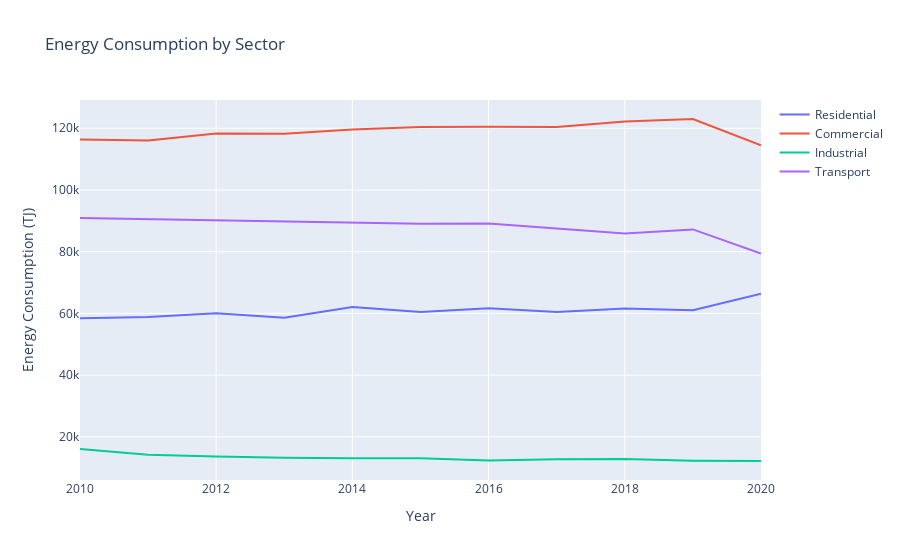

Notebook code for this chart:
### Code cell
# Line plot for 'Energy Consumption by Sector'
fig = go.Figure()
fig.add_trace(go.Scatter(x=df_energy_sector['Year'], y=df_energy_sector['Residential (Unit : Terajoule)'], mode='lines', name='Residential'))
fig.add_trace(go.Scatter(x=df_energy_sector['Year'], y=df_energy_sector['Commercial (Unit : Terajoule)'], mode='lines', name='Commercial'))
fig.add_trace(go.Scatter(x=df_energy_sector['Year'], y=df_energy_sector['Industrial (Unit : Terajoule)'], mode='lines', name='Industrial'))
fig.add_trace(go.Scatter(x=df_energy_sector['Year'], y=df_energy_sector['Transport (Unit : Terajoule)'], mode='lines', name='Transport'))
fig.update_layout(title='Energy Consumption by Sector', xaxis_title='Year', yaxis_title='Energy Consumption (TJ)')
fig.show()

### Figure 1 — Plotly figure (JSON) as saved in the notebook; plotly's stock layout.template omitted (floating-point values rounded to 4 significant figures)
{"data": [{"mode": "lines", "name": "Residential", "type": "scatter", "x": [2010, 2011, 2012, 2013, 2014, 2015, 2016, 2017, 2018, 2019, 2020], "y": [58396, 58857, 60037, 58582, 62103, 60439, 61704, 60476, 61557, 61022, 66416]}, {"mode": "lines", "name": "Commercial", "type": "scatter", "x": [2010, 2011, 2012, 2013, 2014, 2015, 2016, 2017, 2018, 2019, 2020], "y": [116391, 116013, 118330, 118209, 119617, 120419, 120460, 120410, 122222, 123005, 114513]}, {"mode": "lines", "name": "Industrial", "type": "scatter", "x": [2010, 2011, 2012, 2013, 2014, 2015, 2016, 2017, 2018, 2019, 2020], "y": [16053, 14155, 13655, 13204, 13028, 13054, 12294, 12722, 12829, 12274, 12162]}, {"mode": "lines", "name": "Transport", "type": "scatter", "x": [2010, 2011, 2012, 2013, 2014, 2015, 2016, 2017, 2018, 2019, 2020], "y": [90889, 90498, 90033, 89593, 89236, 89049, 89105, 87397, 85878, 87225, 79399]}], "layout": {"title": {"text": "Energy Consumption by Sector"}, "xaxis": {"title": {"text": "Year"}}, "yaxis": {"title": {"text": "Energy Consumption (TJ)"}}}}
